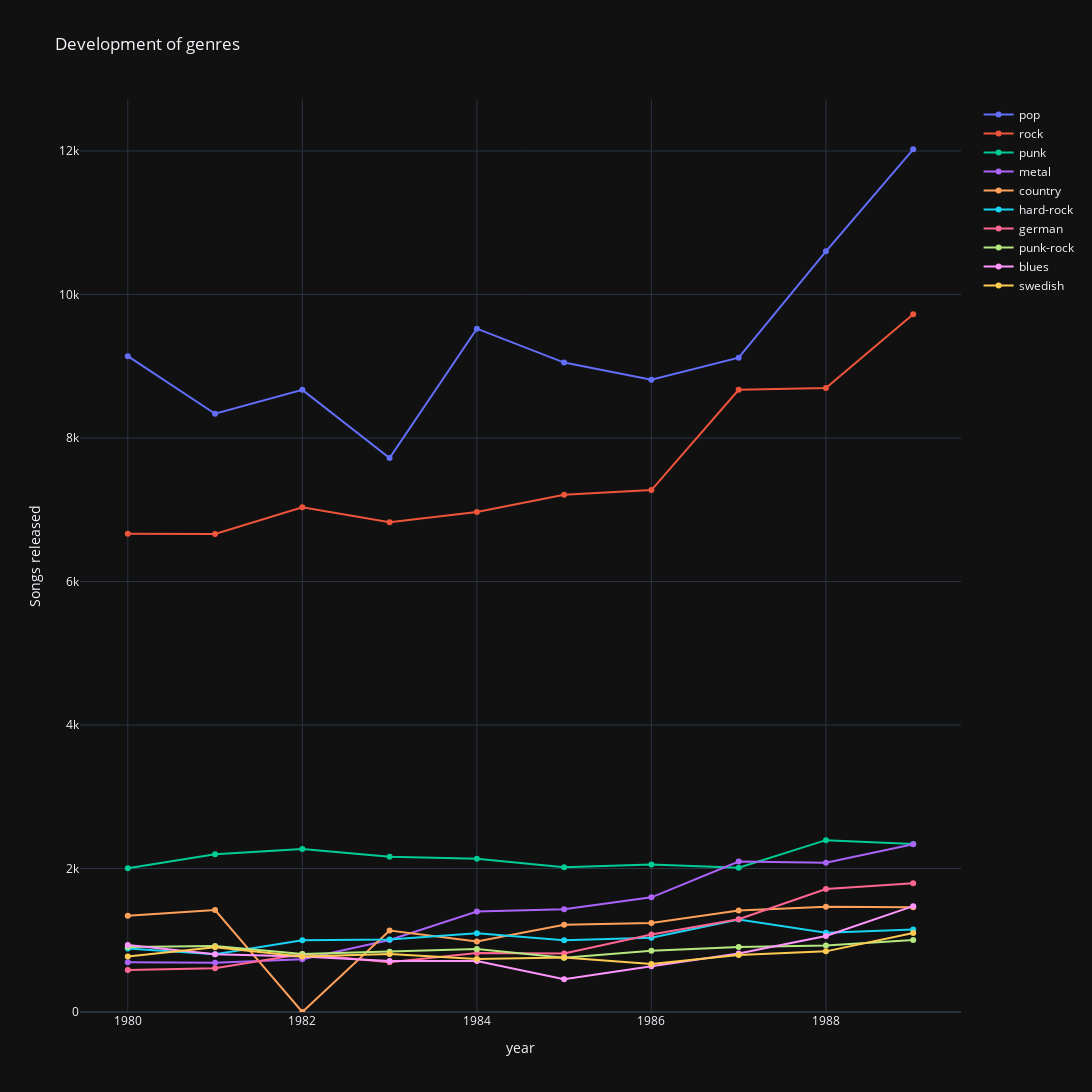

The notebook cell this image was saved under:
### Code cell
fig = go.Figure()

for feature in features:
    fig.add_trace(
        go.Scatter(
            x=dev_genres_df['year'],
            y=dev_genres_df[feature],
            name=feature
        )
    )
    
fig.update_layout(
    height = FIG_HEIGHT,
    width = FIG_WIDTH,
    #updatemenus=[dropdown_menu],
    yaxis_title='Songs released',
    xaxis_title='year',
    title='Development of genres',
    template='plotly_dark',
    yaxis_rangemode='tozero'
)

fig.show()

### Figure 1 — Plotly figure (JSON) as saved in the notebook; plotly's stock layout.template omitted (floating-point values rounded to 4 significant figures)
{"data": [{"name": "pop", "type": "scatter", "x": [1980, 1981, 1982, 1983, 1984, 1985, 1986, 1987, 1988, 1989], "y": [9141, 8338, 8671, 7722, 9524, 9051, 8811, 9119, 10602, 12023]}, {"name": "rock", "type": "scatter", "x": [1980, 1981, 1982, 1983, 1984, 1985, 1986, 1987, 1988, 1989], "y": [6667, 6662, 7036, 6826, 6970, 7210, 7274, 8672, 8696, 9724]}, {"name": "punk", "type": "scatter", "x": [1980, 1981, 1982, 1983, 1984, 1985, 1986, 1987, 1988, 1989], "y": [2003, 2200, 2272, 2165, 2135, 2017, 2056, 2010, 2395, 2340]}, {"name": "metal", "type": "scatter", "x": [1980, 1981, 1982, 1983, 1984, 1985, 1986, 1987, 1988, 1989], "y": [694, 686, 735, 1004, 1399, 1431, 1598, 2097, 2081, 2338]}, {"name": "country", "type": "scatter", "x": [1980, 1981, 1982, 1983, 1984, 1985, 1986, 1987, 1988, 1989], "y": [1340, 1421, 0, 1135, 982, 1215, 1240, 1416, 1466, 1459]}, {"name": "hard-rock", "type": "scatter", "x": [1980, 1981, 1982, 1983, 1984, 1985, 1986, 1987, 1988, 1989], "y": [885, 805, 1001, 1010, 1099, 1001, 1036, 1288, 1103, 1149]}, {"name": "german", "type": "scatter", "x": [1980, 1981, 1982, 1983, 1984, 1985, 1986, 1987, 1988, 1989], "y": [584, 611, 807, 695, 823, 815, 1080, 1292, 1714, 1793]}, {"name": "punk-rock", "type": "scatter", "x": [1980, 1981, 1982, 1983, 1984, 1985, 1986, 1987, 1988, 1989], "y": [907, 920, 807, 838, 878, 755, 853, 905, 926, 1005]}, {"name": "blues", "type": "scatter", "x": [1980, 1981, 1982, 1983, 1984, 1985, 1986, 1987, 1988, 1989], "y": [933, 806, 774, 710, 711, 458, 638, 816, 1059, 1475]}, {"name": "swedish", "type": "scatter", "x": [1980, 1981, 1982, 1983, 1984, 1985, 1986, 1987, 1988, 1989], "y": [774, 903, 774, 809, 739, 760, 669, 795, 845, 1100]}], "layout": {"height": 1200, "title": {"text": "Development of genres"}, "width": 2000, "xaxis": {"autorange": true, "range": [1979.0, 1990.0], "title": {"text": "year"}, "type": "linear"}, "yaxis": {"autorange": true, "range": [0, 12700.0], "rangemode": "tozero", "title": {"text": "Songs released"}, "type": "linear"}}}
